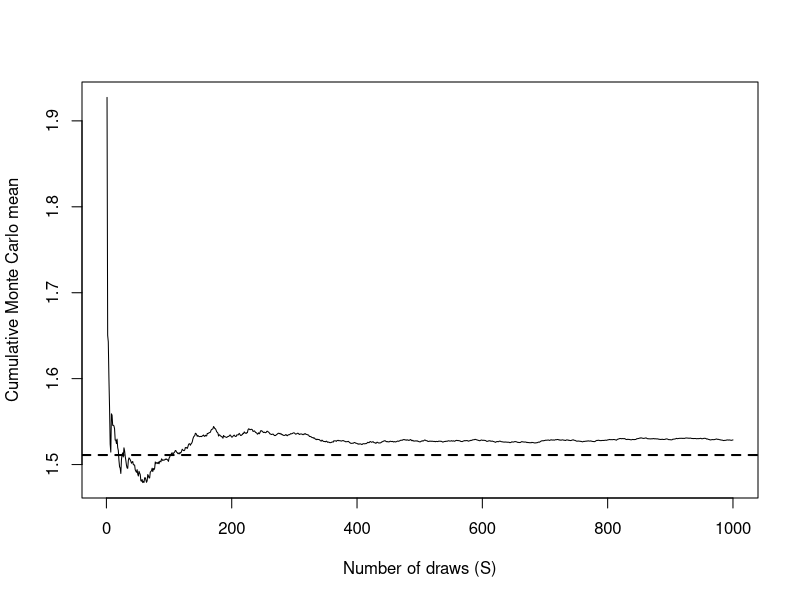
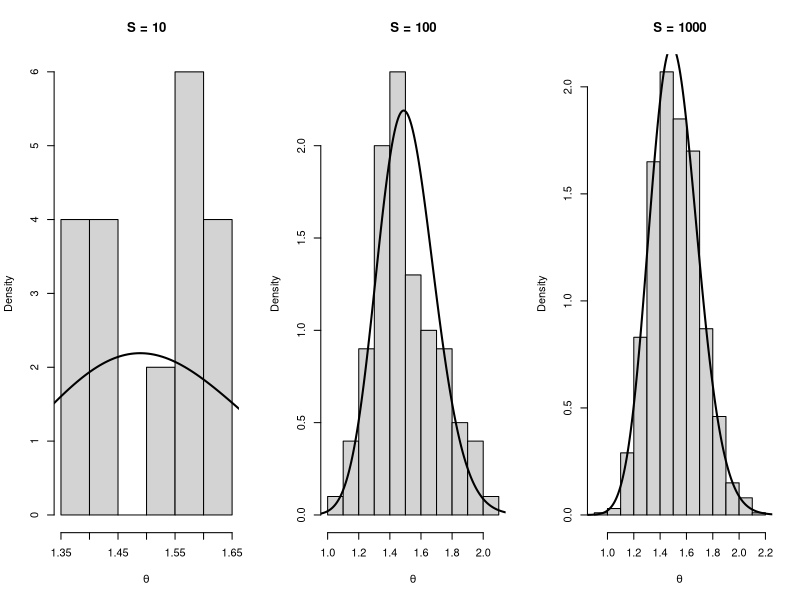

These charts were generated, in order, by the following R code:
## ---- chunk 1
set.seed(8670)

## Posterior parameters
a  <- 2
b  <- 1
sy <- 66
n  <- 44

shape_post <- a + sy
rate_post  <- b + n

## Exact quantities
mean_exact <- shape_post / rate_post
p_exact    <- pgamma(1.75, shape = shape_post, rate = rate_post)
ci_exact   <- qgamma(c(0.025, 0.975),
                     shape = shape_post,
                     rate  = rate_post)

## Monte Carlo samples
theta_mc10   <- rgamma(10,   shape_post, rate_post)
theta_mc100  <- rgamma(100,  shape_post, rate_post)
theta_mc1000 <- rgamma(1000, shape_post, rate_post)

## Function to summarize MC output
mc_summary <- function(theta_sample) {
  c(
    Mean        = mean(theta_sample),
    Prob_less   = mean(theta_sample < 1.75),
    CI_lower    = quantile(theta_sample, 0.025),
    CI_upper    = quantile(theta_sample, 0.975)
  )
}

## Build comparison table
results <- rbind(
  Exact   = c(Mean      = mean_exact,
              Prob_less = p_exact,
              CI_lower  = ci_exact[1],
              CI_upper  = ci_exact[2]),

  MC_10   = mc_summary(theta_mc10),
  MC_100  = mc_summary(theta_mc100),
  MC_1000 = mc_summary(theta_mc1000)
)

round(results, 4)
## ---- chunk 2
Smax <- 1000
theta_seq <- rgamma(Smax, shape = shape_post, rate = rate_post)
cum_mean  <- cumsum(theta_seq) / seq_along(theta_seq)

plot(cum_mean, type="l",
     xlab="Number of draws (S)",
     ylab="Cumulative Monte Carlo mean")
abline(h = mean_exact, lty = 2, lwd = 2)
## ---- chunk 3
xgrid <- seq(0.5, 2.5, length.out = 400)
true_pdf <- dgamma(xgrid, shape = shape_post, rate = rate_post)

par(mfrow=c(1,3))

for (S in c(10,100,1000)) {
  x <- get(paste0("theta_mc", S))
  hist(x, prob=TRUE,
       main=paste0("S = ", S),
       xlab=expression(theta),
       border="black")
  lines(xgrid, true_pdf, lwd=2)
}

par(mfrow=c(1,1))
